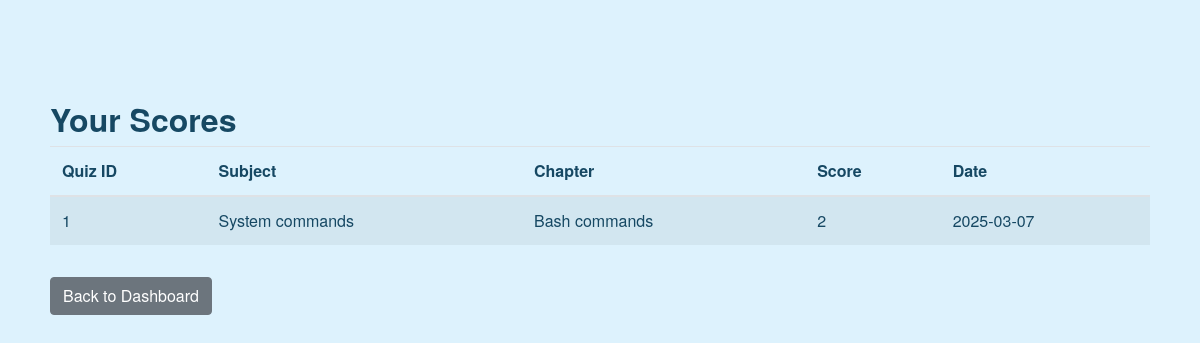
Page /user/scores (signed in) on the earlier database version.
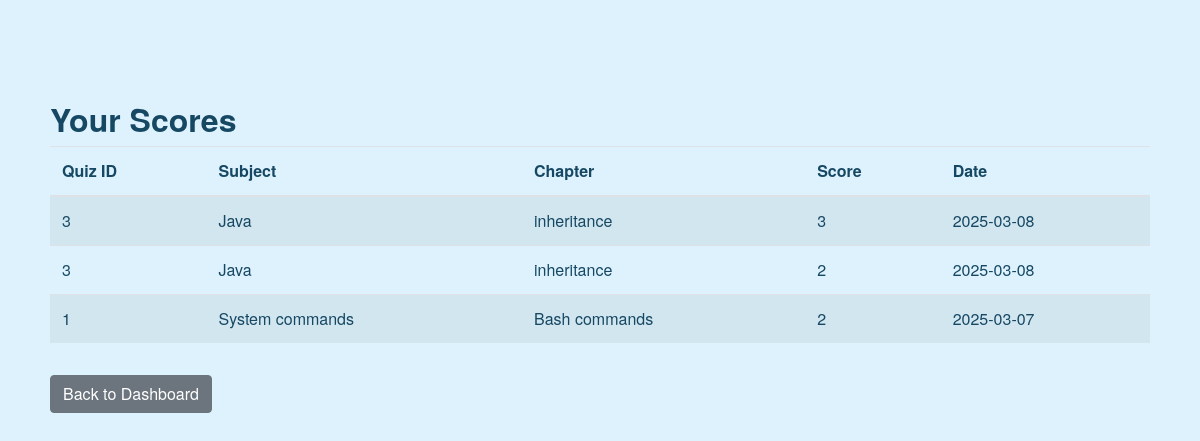
Same page on the later database version.
### controllers/models.py (models this page shows, shortened)
class Score(db.Model):
    __tablename__ = 'scores'
    id = db.Column(db.Integer, primary_key=True)
    quiz_id = db.Column(db.Integer, db.ForeignKey('quizzes.id'), nullable=False)
    user_id = db.Column(db.Integer, db.ForeignKey('users.id'), nullable=False)
    timestamp = db.Column(db.DateTime, default=datetime.utcnow)
    total_scored = db.Column(db.Integer, nullable=False)

class Quiz(db.Model):
    __tablename__ = 'quizzes'
    id = db.Column(db.Integer, primary_key=True)
    chapter_id = db.Column(db.Integer, db.ForeignKey('chapters.id'), nullable=False)
    date_of_quiz = db.Column(db.DateTime, nullable=False)
    time_duration = db.Column(db.String(50), nullable=False)  # Format: "HH:MM"
    remarks = db.Column(db.Text)
    questions = db.relationship('Question', backref='quiz',lazy=True)
    scores = db.relationship('Score', backref='quiz', lazy=True)

class Subject(db.Model):
    __tablename__ = 'subjects'
    id = db.Column(db.Integer, primary_key=True)
    name = db.Column(db.String(100), unique=True, nullable=False)
    description = db.Column(db.Text)
    chapters = db.relationship('Chapter', backref='subject', lazy=True)#related data is loaded when accessed by chapter

class Chapter(db.Model):
    __tablename__ = 'chapters'
    id = db.Column(db.Integer, primary_key=True)
    name = db.Column(db.String(100), nullable=False)
    description = db.Column(db.Text)
    subject_id = db.Column(db.Integer, db.ForeignKey('subjects.id', ondelete="CASCADE"), nullable=False)
    quizzes = db.relationship('Quiz', backref='chapter', lazy=True)

### controllers/user_routes.py (the view)
    @app.route('/user/scores')
    def user_scores():
        if 'user_id' not in session:
            flash("Please log in first.", "warning")
            return redirect(url_for('login'))
        user_id = session.get('user_id')
        scores = Score.query.filter_by(user_id=user_id).order_by(Score.timestamp.desc()).all()
        return render_template('user_scores.html', scores=scores)

### templates/user_scores.html (shortened to what this page needs)
{% extends 'base.html' %}
{% block content %}
<div class="container mt-4">
  <h2>Your Scores</h2>
  {% if scores %}
    <table class="table table-striped">
      <thead>
        <tr>
          <th>Quiz ID</th>
          <th>Subject</th>
          <th>Chapter</th>
          <th>Score</th>
          <th>Date</th>
        </tr>
      </thead>
      <tbody>
        {% for score in scores %}
          <tr>
            <td>{{ score.quiz.id }}</td>
            <td>{{ score.quiz.chapter.subject.name }}</td>
            <td>{{ score.quiz.chapter.name }}</td>
            <td>{{ score.total_scored }}</td>
            <td>{{ score.timestamp.strftime('%Y-%m-%d') }}</td>
          </tr>
        {% endfor %}
      </tbody>
    </table>
  {% else %}
    <p>You have not taken any quizzes yet.</p>
  {% endif %}
  <a href="{{ url_for('user_dashboard') }}" class="btn btn-secondary mt-3">Back to Dashboard</a>
</div>
{% endblock %}

Differences in the rows shown:
added Score: quiz.id "3", quiz.chapter.subject.name "Java", quiz.chapter.name "inheritance", total_scored "3", timestamp "2025-03-08"
added Score: quiz.id "3", quiz.chapter.subject.name "Java", quiz.chapter.name "inheritance", total_scored "2", timestamp "2025-03-08"
